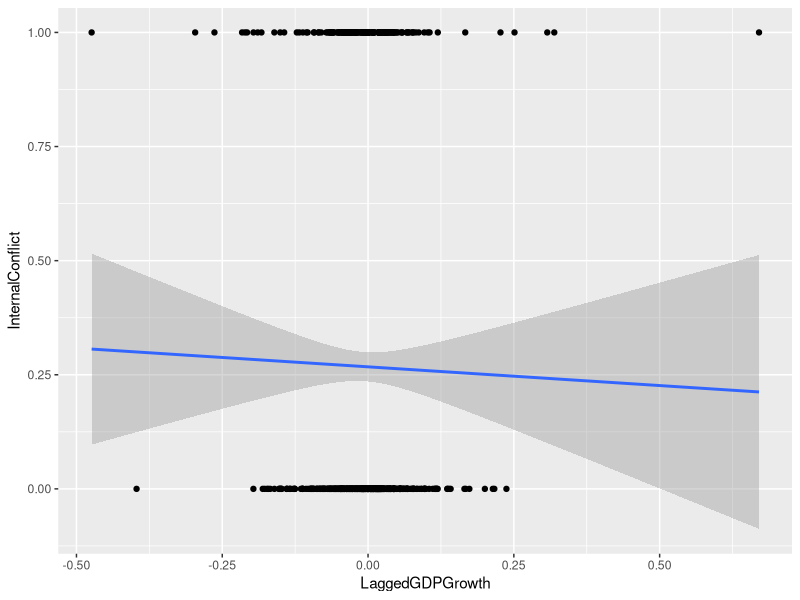
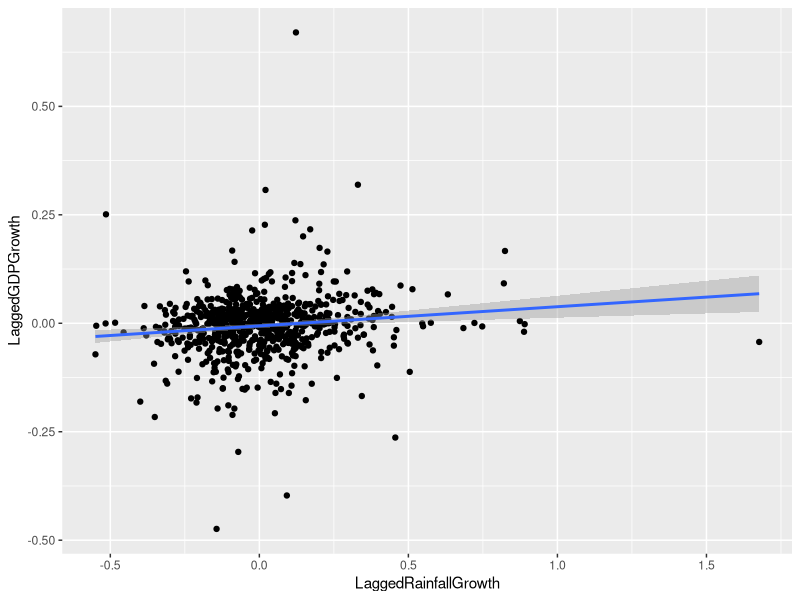

Generate these figures, in order, with R:
## ---- chunk 1
knitr::opts_chunk$set(cache = TRUE, autodep = TRUE)
## ---- chunk 2
library("tidyverse")
library("haven")
library("AER")
library("Formula")
## ---- chunk 3
RainIV <- read_csv( "Ch09.Ex1.CivilWarRainInstrumentData/RainIV.csv")
## ---- chunk 4
ggplot(RainIV, aes(y = InternalConflict, x = LaggedGDPGrowth)) +
  geom_point() +
  geom_smooth(method = "lm")
## ---- chunk 5
mod1_f <- InternalConflict ~ LaggedGDPGrowth
mod1 <- lm(mod1_f, data = RainIV)
summary(mod1)
## ---- chunk 6
mod2_f <- update(mod1_f, . ~ . + InitialGDP + Democracy +
                 Mountains + EthnicFrac + ReligiousFrac)
mod2 <- lm(mod2_f, data = RainIV)
summary(mod2)
## ---- chunk 7
ggplot(RainIV, aes(x = LaggedRainfallGrowth, y = LaggedGDPGrowth)) +
  geom_point() +
  geom_smooth(method = "lm")
## ---- chunk 8
mod3_f <- InternalConflict ~ LaggedGDPGrowth + InitialGDP + Democracy + Mountains + EthnicFrac + ReligiousFrac | . - LaggedGDPGrowth + LaggedRainfallGrowth
mod3 <- ivreg(mod3_f, data = RainIV)
summary(mod3)
## ---- chunk 9
mod4_f <- InternalConflict ~ LaggedGDPGrowth + InitialGDP + Democracy + Mountains + EthnicFrac + ReligiousFrac + country_code | . - LaggedGDPGrowth + LaggedRainfallGrowth
mod4 <- ivreg(mod4_f, data = RainIV)
summary(mod4)
## ---- chunk 10
mod_f1 <- lm(LaggedGDPGrowth ~ LaggedRainfallGrowth + InitialGDP + Democracy + Mountains + EthnicFrac + ReligiousFrac + country_code, data = RainIV)
## ---- chunk 11
data_f <- broom::augment(mod_f1) %>% 
  left_join(select(RainIV, country_code, InternalConflict), by = "country_code")
## ---- chunk 12
mod_f2 <- lm(InternalConflict ~ .resid + LaggedGDPGrowth + InitialGDP + Democracy + Mountains + EthnicFrac + ReligiousFrac + country_code, data = data_f)
coef(mod_f2)["LaggedGDPGrowth"]
